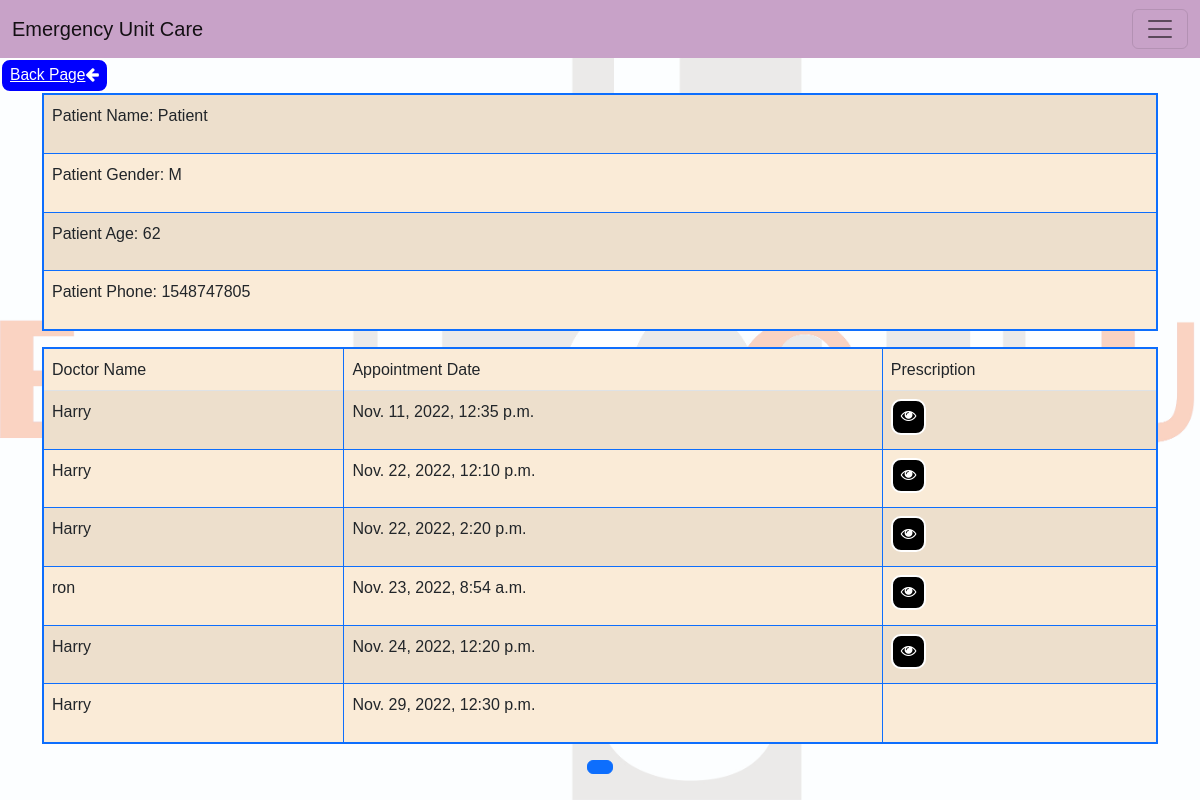
The app's page /patientview/Patient (signed in) with its own data.
### ClinicMan/models.py (models this page shows, shortened)
class Patient(models.Model):
    GENDER = [
        ("M", "Male"),
        ("F", "Female"),
        ("O", "Other")
        ]
    name = models.CharField(max_length=100, blank=True, null=True)
    email = models.EmailField(blank=True)
    gender = models.CharField(choices=GENDER, max_length=1, blank=True)
    born = models.DateTimeField(auto_now=False, auto_now_add=False)
    age = models.IntegerField(default=0, blank=True, null=True)
    phone_regex = RegexValidator(regex=r'^\+?1?\d{9,10}$', message="Phone number must be entered in the format: '+999999999'. Up to 10 digits allowed.")
    phone = models.CharField(validators=[phone_regex], max_length=17, blank=True)
    address = models.CharField(max_length=500, blank=True)

class Appointment(models.Model):
    patient = models.ForeignKey(Patient, on_delete=models.CASCADE, related_name="patient")
    doctor = models.ForeignKey(User, on_delete=models.CASCADE, related_name="doctor")
    time = models.TimeField(default="")
    date = models.DateField()
    status = models.BooleanField(default=False)

class User(AbstractBaseUser, PermissionsMixin):
    email = models.EmailField(_('email address'), unique=True)
    username = models.CharField(max_length=150, unique=True)
    first_name = models.CharField(max_length=150, blank=True)
    last_name = models.CharField(max_length=150, blank=True)
    date_joined = models.DateTimeField(default=timezone.now)  ## todo: unterschied zu 'auto_now_add=True'
    is_admin = models.BooleanField(default=False)
    is_superuser = models.BooleanField(default=False)
    is_staff = models.BooleanField(default=False)
    is_doctor = models.BooleanField(default=False)
    is_recep = models.BooleanField(default=False)
    is_team = models.BooleanField(default=False)
    is_active = models.BooleanField(default=True)
    objects = CustomAccountManager()
    USERNAME_FIELD = 'username'
    REQUIRED_FIELDS = ['email', 'first_name', 'last_name']  # Note: USERNAME_FIELD not to be included in this list!
    def __str__(self):
        return self.username
    def is_staff(self):
        return self.is_team

class Prescription(models.Model):
    doctor = models.ForeignKey(User, on_delete=models.CASCADE, related_name='doctor_prescription')
    patient = models.ForeignKey(Patient, on_delete=models.CASCADE, related_name='patient_prescription')
    date = models.DateField(auto_now_add=True)
    symptoms = models.CharField(max_length=200)
    prescription = models.CharField(max_length=300)

### ClinicMan/views.py (the view)
# urls.py: path("patientview/<str:patient_name>", views.patientview, name="patientview"),
@login_required
def patientview(request,patient_name):
    try:
        patients = Patient.objects.get(name = patient_name)
        appointments = Appointment.objects.filter(patient = patients.id).order_by("date","time")
        prescriptions = Prescription.objects.filter(patient = patients.id)
        paginator = Paginator(appointments, 10)
        if request.GET.get("page") != None:
            try:
                appointments = paginator.page(request.GET.get("page"))
            except:
                appointments = paginator.page(1)
        else:
            appointments = paginator.page(1)
    except:
        return render(request, "ClinicMan/patientview.html")
    context = {
        "patients": patients,
        "appointments":appointments,
        "prescriptions":prescriptions,
    }
    return render(request, "ClinicMan/patientview.html", context)

### ClinicMan/templates/ClinicMan/patientview.html (shortened to what this page needs)
{% extends "ClinicMan/layout.html" %}
{% load static %}
{% block body %}
<a class="back" onclick="history.go(-1)">Back Page<i class="fa fa-arrow-left" aria-hidden="true"></i></a>
<div class="container">
    <table class="table table-striped table-bordered border-primary " id="patientTable" >
        <tbody>
            <tr>
                <td ><p>Patient Name: {{ patients.name }}</p></td>
            </tr>
            <tr>
                <td ><p>Patient Gender: {{ patients.gender }}</p></td>
            </tr>
            <tr>
                <td ><p>Patient Age: {{ patients.age }}</p></td>
            </tr>
            <tr>
                <td ><p>Patient Phone: {{ patients.phone }}</p></td>
            </tr>
        </tbody>
    </table>
</div>
<div class="container">
    <table class="table table-striped table-bordered border-primary" id="patientTable" >
        <thead class="border-bottom font-weight-bold">
            <tr>
                <td>Doctor Name</td>
                <td>Appointment Date</td>
                <td>Prescription</td>
            </tr>
        </thead>
        <tbody>
            {% for appointment in appointments %}
            <div>
                <tr>
                    <td><p>{{ appointment.doctor }}</p></td>
                    <td><p>{{appointment.date}}, {{ appointment.time }}</p></td>
                {% for prescription in prescriptions %}
                    {% if prescription.doctor == appointment.doctor and prescription.date == appointment.date %}
                    <td><a class="viewpre" href="{% url 'modalview' prescription.id %}"><i class="fa fa-eye"></i></a></td>
                    {% endif %}
                {% endfor %}
                </tr>
            </div>
            {% endfor %}
        </tbody>
    </table>
</div>
<nav>
    <ul class="pagination justify-content-center">
        <li class="page-item active" aria-current="page" class="current">
            <a class="page-link" href="#">{{ posts.number }}</a>
        </li>
    </ul>
</nav>
{% endblock %}

### ClinicMan/templates/ClinicMan/layout.html (shortened to what this page needs)
{% load static %}
<!DOCTYPE html>
<html lang="en">
    <head>
        <link rel="stylesheet" href="https://cdnjs.cloudflare.com/ajax/libs/font-awesome/4.7.0/css/font-awesome.min.css">
        <link href="https://cdn.jsdelivr.net/npm/bootstrap@5.2.2/dist/css/bootstrap.min.css" rel="stylesheet">
        <link href="{% static 'ClinicMan/styles.css' %}" rel="stylesheet">
    </head>
    <body>
        <nav class="navbar">
            <div class="container-fluid">
                <a class="navbar-brand" href="{% url "index" %}">Emergency Unit Care</a>
                <button class="navbar-toggler " type="button" data-bs-toggle="offcanvas" data-bs-target="#offcanvasDarkNavbar" aria-controls="offcanvasDarkNavbar">
                    <span class="navbar-toggler-icon"></span>
                </button>
              </div>
          </nav>
        <div class="body">
            {% block body %}
            {% endblock %}
        </div>
    </body>
</html>

### ClinicMan/static/ClinicMan/styles.css (style rules this page uses)
body { font-family: Verdana, Geneva, Tahoma,Arial, sans-serif; font-size: 16px; line-height: 1.6; background-image: url("/static/ClinicMan/ECUBCG.jpg"); background-repeat: no-repeat; background-attachment: fixed; background-size: cover; max-width: 100%; height: auto; }
html,body { min-width:400px; }
body,html { height:100%; margin:0; padding:0 }
.navbar { background-color: #c8a2c8; color: black; }
.back { border-radius: 10px; text-align: center; color: white; font-size: .975rem; background-color: blue; display: inline-block; padding: .20rem .5rem; border: 2px solid; cursor: pointer; align-items: center; }
.viewpre { border-radius: 10px; text-align: center; color: white; font-size: .975rem; background-color: black; display: inline-block; padding: .20rem .5rem; border: 2px solid; cursor: pointer; }
.table { table-layout: auto; border: 2px solid; border-color: #000; background-color: antiquewhite; border-radius: 2px; }

### records on screen
Patient: name "Patient", gender "M", age "62", phone "1548747805"
Appointment: doctor "Harry", date "Nov. 11, 2022", time "12:35 p.m."
Appointment: doctor "Harry", date "Nov. 22, 2022", time "12:10 p.m."
Appointment: doctor "Harry", date "Nov. 22, 2022", time "2:20 p.m."
Appointment: doctor "ron", date "Nov. 23, 2022", time "8:54 a.m."
Appointment: doctor "Harry", date "Nov. 24, 2022", time "12:20 p.m."
Appointment: doctor "Harry", date "Nov. 29, 2022", time "12:30 p.m."
